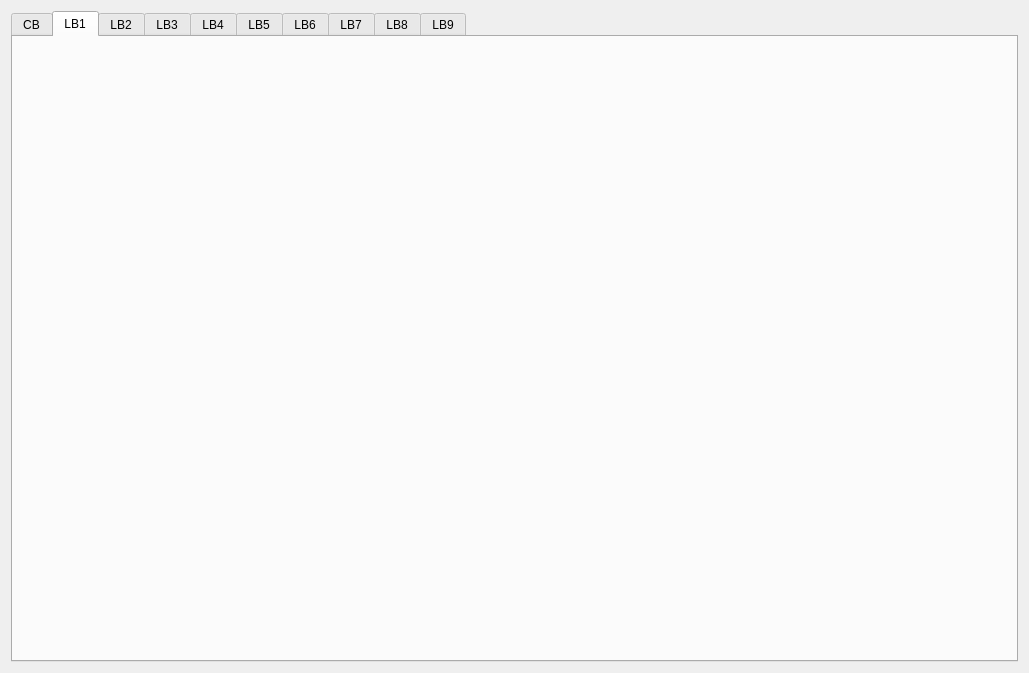
<?xml version="1.0" encoding="UTF-8"?>
<ui version="4.0">
 <class>timingprofile</class>
 <widget class="QWidget" name="timingprofile">
  <property name="geometry">
   <rect>
    <x>0</x>
    <y>0</y>
    <width>1029</width>
    <height>673</height>
   </rect>
  </property>
  <property name="windowTitle">
   <string>Form</string>
  </property>
  <layout class="QGridLayout" name="gridLayout_21">
   <item row="0" column="0">
    <widget class="QTabWidget" name="tabWidget">
     <property name="sizePolicy">
      <sizepolicy hsizetype="Expanding" vsizetype="Expanding">
       <horstretch>0</horstretch>
       <verstretch>0</verstretch>
      </sizepolicy>
     </property>
     <property name="currentIndex">
      <number>1</number>
     </property>
     <widget class="QWidget" name="tab_CB">
      <attribute name="title">
       <string>CB</string>
      </attribute>
      <layout class="QGridLayout" name="gridLayout_12">
       <item row="0" column="0">
        <widget class="QCustomPlot" name="plot_CB" native="true">
         <property name="sizePolicy">
          <sizepolicy hsizetype="Expanding" vsizetype="Expanding">
           <horstretch>0</horstretch>
           <verstretch>0</verstretch>
          </sizepolicy>
         </property>
         <layout class="QGridLayout" name="gridLayout">
          <item row="0" column="0">
           <widget class="QDialogButtonBox" name="buttonBox">
            <property name="sizePolicy">
             <sizepolicy hsizetype="Expanding" vsizetype="Expanding">
              <horstretch>0</horstretch>
              <verstretch>0</verstretch>
             </sizepolicy>
            </property>
            <property name="orientation">
             <enum>Qt::Horizontal</enum>
            </property>
            <property name="standardButtons">
             <set>QDialogButtonBox::NoButton</set>
            </property>
           </widget>
          </item>
          <item row="1" column="0">
           <widget class="QScrollBar" name="horizontalScrollBar">
            <property name="orientation">
             <enum>Qt::Horizontal</enum>
            </property>
           </widget>
          </item>
          <item row="0" column="1">
           <widget class="QScrollBar" name="verticalScrollBar">
            <property name="orientation">
             <enum>Qt::Vertical</enum>
            </property>
           </widget>
          </item>
         </layout>
        </widget>
       </item>
      </layout>
     </widget>
     <widget class="QWidget" name="tab_LB1">
      <attribute name="title">
       <string>LB1</string>
      </attribute>
      <layout class="QGridLayout" name="gridLayout_13">
       <item row="0" column="0">
        <widget class="QCustomPlot" name="plot_LB1" native="true"/>
       </item>
      </layout>
     </widget>
     <widget class="QWidget" name="tab_LB2">
      <attribute name="title">
       <string>LB2</string>
      </attribute>
      <layout class="QGridLayout" name="gridLayout_14">
       <item row="0" column="0">
        <widget class="QCustomPlot" name="plot_LB2" native="true"/>
       </item>
      </layout>
     </widget>
     <widget class="QWidget" name="tab_LB3">
      <attribute name="title">
       <string>LB3</string>
      </attribute>
      <layout class="QGridLayout" name="gridLayout_2">
       <item row="0" column="0">
        <widget class="QCustomPlot" name="plot_LB3" native="true"/>
       </item>
      </layout>
     </widget>
     <widget class="QWidget" name="tab_LB4">
      <attribute name="title">
       <string>LB4</string>
      </attribute>
      <layout class="QGridLayout" name="gridLayout_15">
       <item row="0" column="0">
        <widget class="QCustomPlot" name="plot_LB4" native="true"/>
       </item>
      </layout>
     </widget>
     <widget class="QWidget" name="tab_LB5">
      <attribute name="title">
       <string>LB5</string>
      </attribute>
      <layout class="QGridLayout" name="gridLayout_16">
       <item row="0" column="0">
        <widget class="QCustomPlot" name="plot_LB5" native="true"/>
       </item>
      </layout>
     </widget>
     <widget class="QWidget" name="tab_LB6">
      <attribute name="title">
       <string>LB6</string>
      </attribute>
      <layout class="QGridLayout" name="gridLayout_17">
       <item row="0" column="0">
        <widget class="QCustomPlot" name="plot_LB6" native="true"/>
       </item>
      </layout>
     </widget>
     <widget class="QWidget" name="tab_LB7">
      <attribute name="title">
       <string>LB7</string>
      </attribute>
      <layout class="QGridLayout" name="gridLayout_18">
       <item row="0" column="0">
        <widget class="QCustomPlot" name="plot_LB7" native="true"/>
       </item>
      </layout>
     </widget>
     <widget class="QWidget" name="tab_LB8">
      <attribute name="title">
       <string>LB8</string>
      </attribute>
      <layout class="QGridLayout" name="gridLayout_19">
       <item row="0" column="0">
        <widget class="QCustomPlot" name="plot_LB8" native="true"/>
       </item>
      </layout>
     </widget>
     <widget class="QWidget" name="tab_LB9">
      <attribute name="title">
       <string>LB9</string>
      </attribute>
      <layout class="QGridLayout" name="gridLayout_20">
       <item row="0" column="0">
        <widget class="QCustomPlot" name="plot_LB9" native="true"/>
       </item>
      </layout>
     </widget>
    </widget>
   </item>
  </layout>
 </widget>
 <customwidgets>
  <customwidget>
   <class>QCustomPlot</class>
   <extends>QWidget</extends>
   <header location="global">qcustomplot.h</header>
   <container>1</container>
  </customwidget>
 </customwidgets>
 <resources/>
 <connections/>
</ui>
